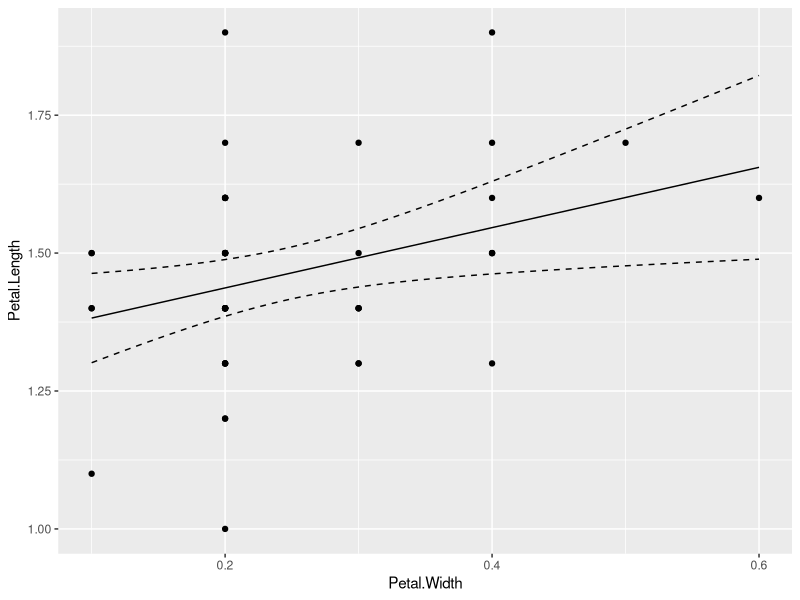
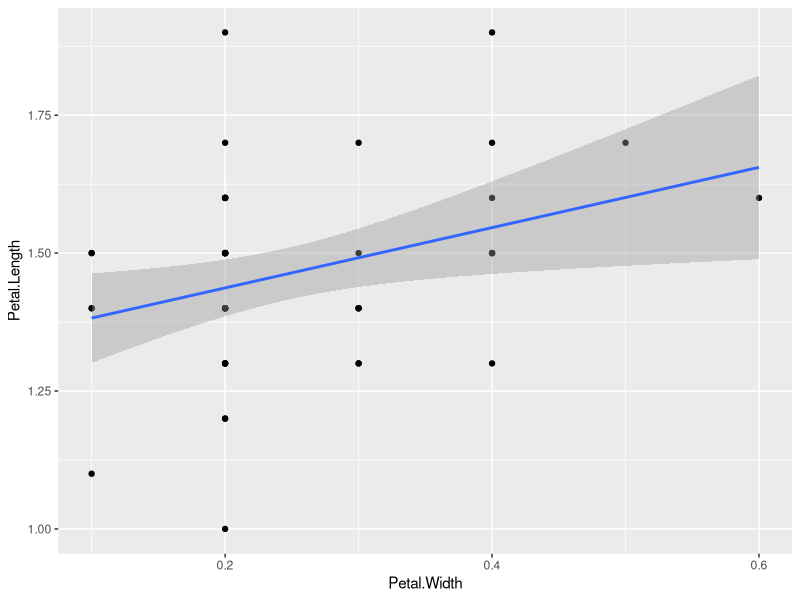
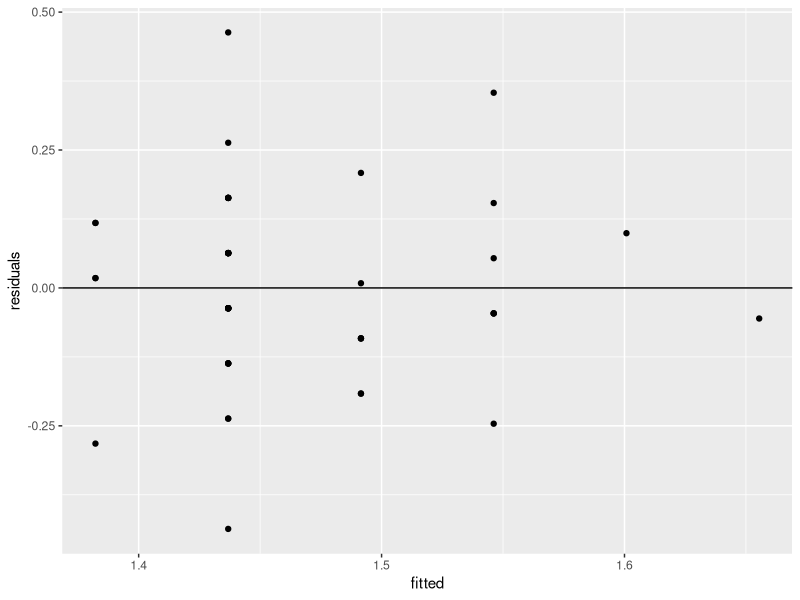
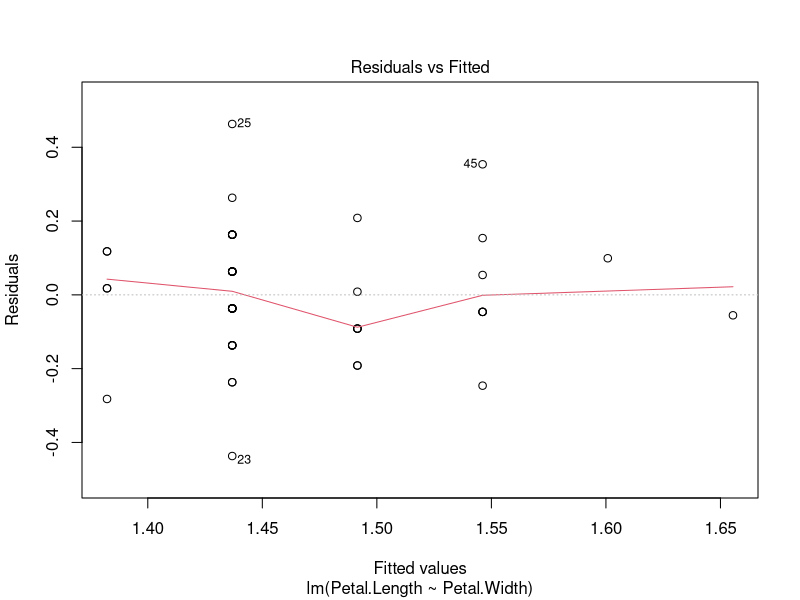
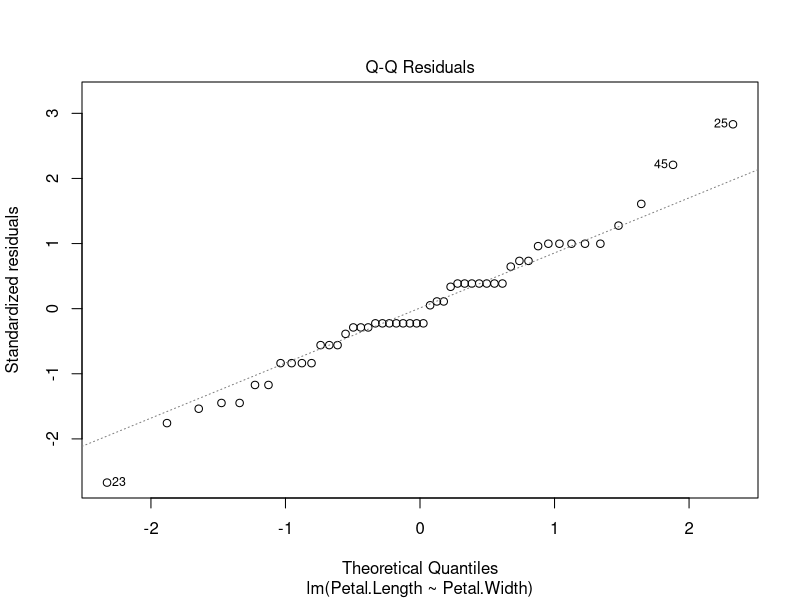
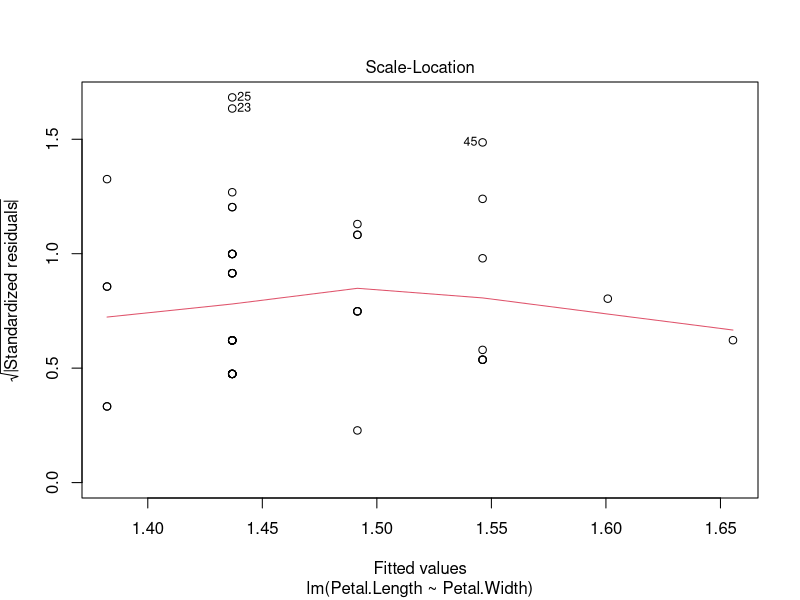
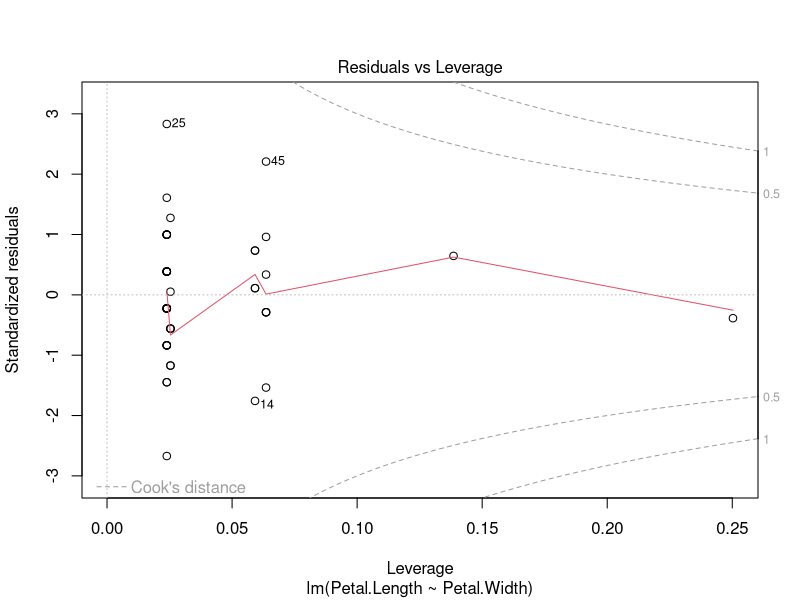
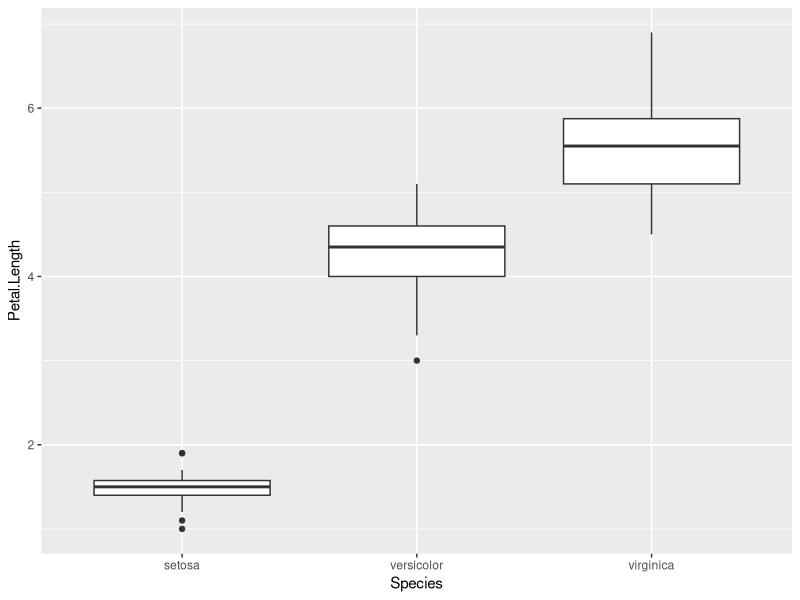

These charts were generated, in order, by the following R code:
## ---- chunk 1
dat <- read.csv("data/iris.csv")
require(ggplot2)
require(dplyr)
set.seed(42)
## ---- chunk 2
# Simulate some data with a normal distribution, a mean of 0, and sd of 1.
data <- rnorm(100)
mean(data)
t.test(data, mu=0)
## Unsurprisingly, not significant.
## ---- chunk 3
require(dplyr)
setosa.virginica <- filter(dat, Species != "versicolor")
summary(setosa.virginica)
setosa.virginica <- droplevels(setosa.virginica)
## ---- chunk 4
t.test(Sepal.Length ~ Species, data=setosa.virginica)
## ---- chunk 5
setosa.dat <- filter(dat, Species == "setosa")
petal.reg <- lm(Petal.Length ~ Petal.Width, data=setosa.dat)
summary(petal.reg)
## ---- chunk 6
p <- ggplot(setosa.dat, aes(x = Petal.Width, y = Petal.Length)) + geom_point()

dummy <- data.frame(Petal.Width = seq(from = min(setosa.dat$Petal.Width), 
                                     to = max(setosa.dat$Petal.Width), 
                                     length.out = 100))
                   
pred <- predict(petal.reg, newdata=dummy, interval = "conf")

dummy <- cbind(dummy, pred)

p + geom_line(data = dummy, aes(y = fit)) + 
  geom_line(data = dummy, aes(y = lwr), linetype = 'dashed') + 
  geom_line(data = dummy, aes(y = upr), linetype = 'dashed')

## ---- chunk 7
p + geom_smooth(method="lm")
## ---- chunk 8
fitted <- fitted(petal.reg)
residuals <- resid(petal.reg)

ggplot(data=NULL, aes(x = fitted, y = residuals)) + geom_point() + 
  geom_hline(yintercept = 0)
## ---- chunk 9
plot(petal.reg)
## ---- chunk 10
petal_length.aov <- lm(Petal.Length ~ Species, data=dat)
summary(petal_length.aov)
anova(petal_length.aov)
## ---- chunk 11
ggplot(data = dat, aes(x = Species, y = Petal.Length)) + geom_boxplot()
ggplot(data = dat, aes(x = Species, y = Petal.Length)) + geom_point()
ggplot(data = dat, aes(x = Species, y = Petal.Length)) + geom_jitter()

## ---- chunk 12
fitted <- fitted(petal_length.aov)
residuals <- resid(petal_length.aov)

ggplot(data=NULL, aes(x = fitted, y = residuals)) + geom_point() + 
  geom_hline(yintercept = 0)
## ---- chunk 13
## Generate a sequence of elevations
elev <- seq(100, 1000, by=10)

# Generate a vector of probabilities the same length as `elev` with increasing 
# probabilities
probs <- 0:length(elev) / length(elev)

## Generate a sequence of 0's and 1's
pres <- rbinom(length(elev), 1, prob=probs)

## combine into a data frame and remove consituent parts
elev_pres.data <- data.frame(elev, pres)
rm(elev, pres)

## Plot the data
ggplot(elev_pres.data, aes(x = elev, y = pres)) + geom_point()
## ---- chunk 14
lr1 <- glm(pres ~ elev, data=elev_pres.data, family=binomial)
summary(lr1)
## ---- chunk 15
ggplot(elev_pres.data, aes(x = elev, y = pres)) + 
  geom_point() + 
  geom_line(aes(y = predict(lr1, type="response")))

## ---- chunk 16
mod1 <- lm(Sepal.Length ~ Sepal.Width * Species, data=iris)
mod2 <- lm(Sepal.Length ~ Sepal.Width + Species, data=iris) # ANCOVA
mod3 <- lm(Sepal.Length ~ Sepal.Width, data=iris)
mod4 <- lm(Sepal.Length ~ Species, data=iris)

AIC(mod1, mod2, mod3, mod4)
## ---- chunk 17
ggplot(iris, aes(x=Sepal.Width, y=Sepal.Length, colour=Species, group=Species)) + 
  geom_point() + 
  geom_smooth(method="lm", formula = y ~ x)
